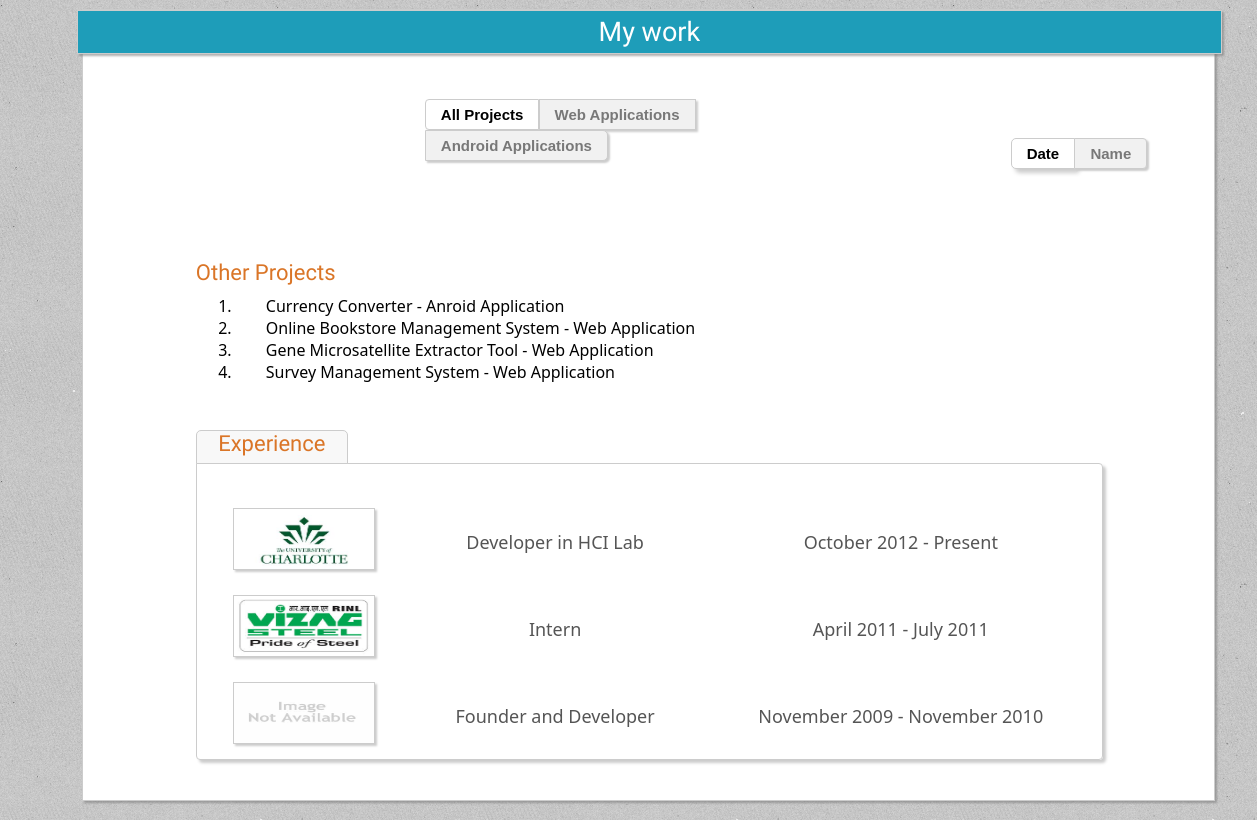
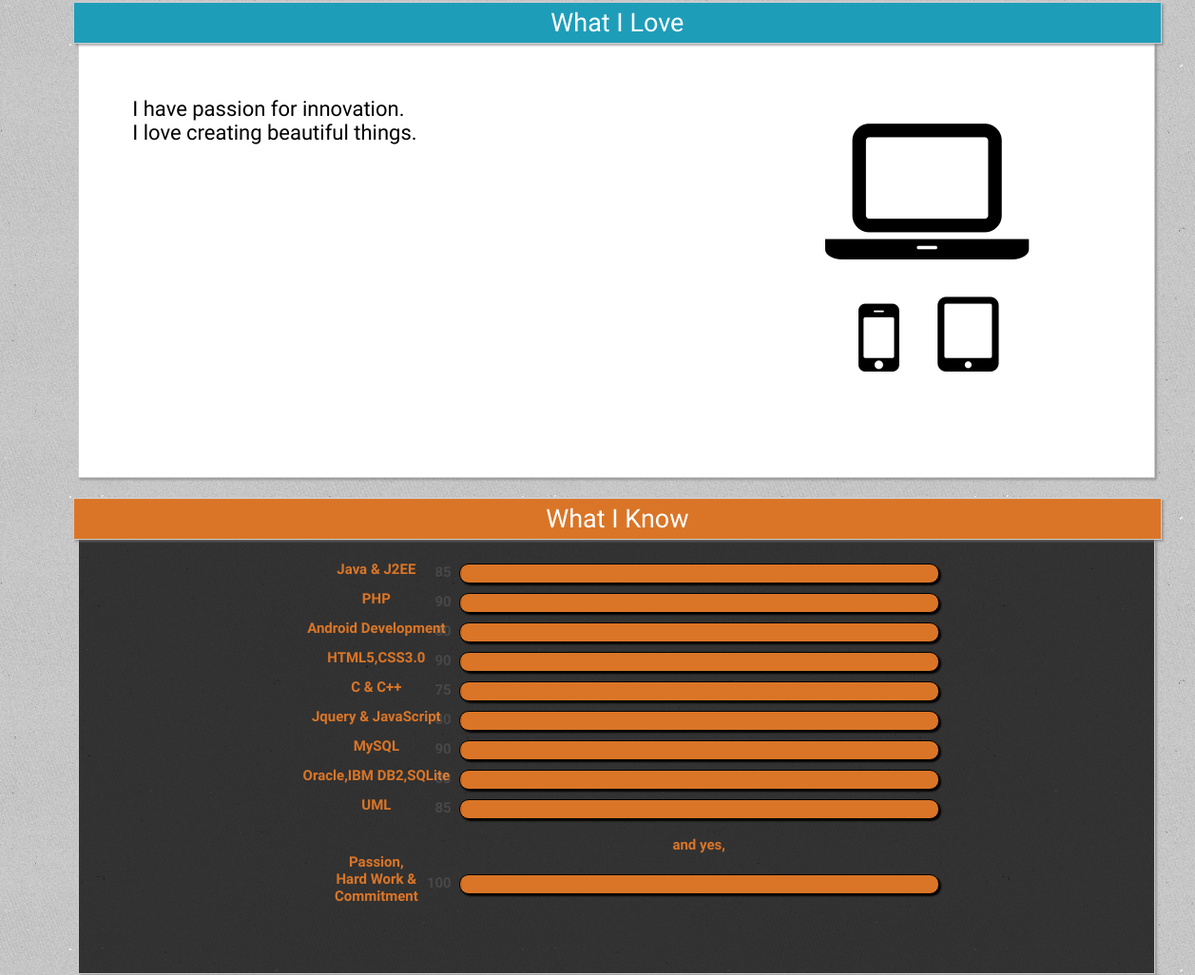
The app's page / (middle part), older data (2 pictures, top to bottom).
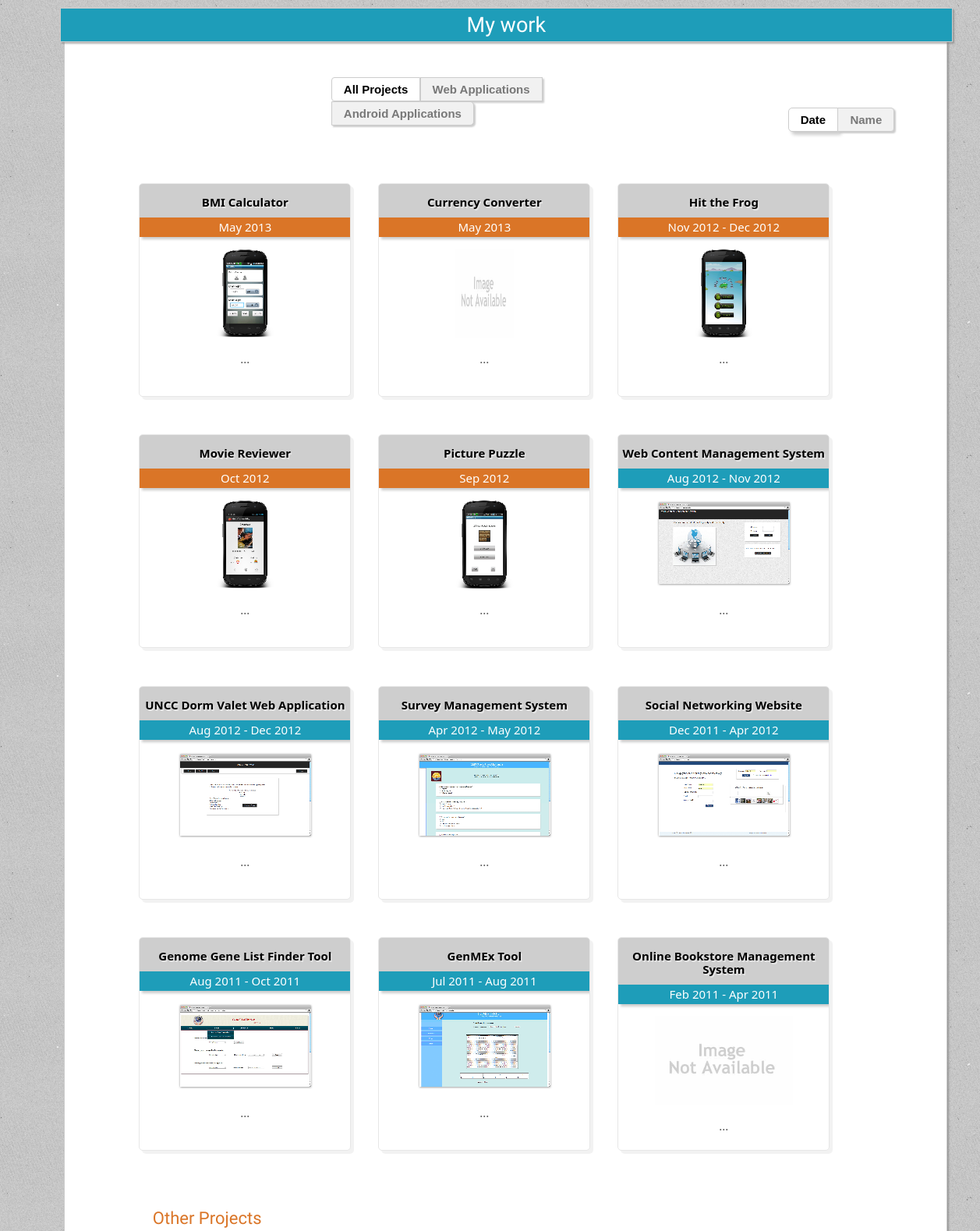
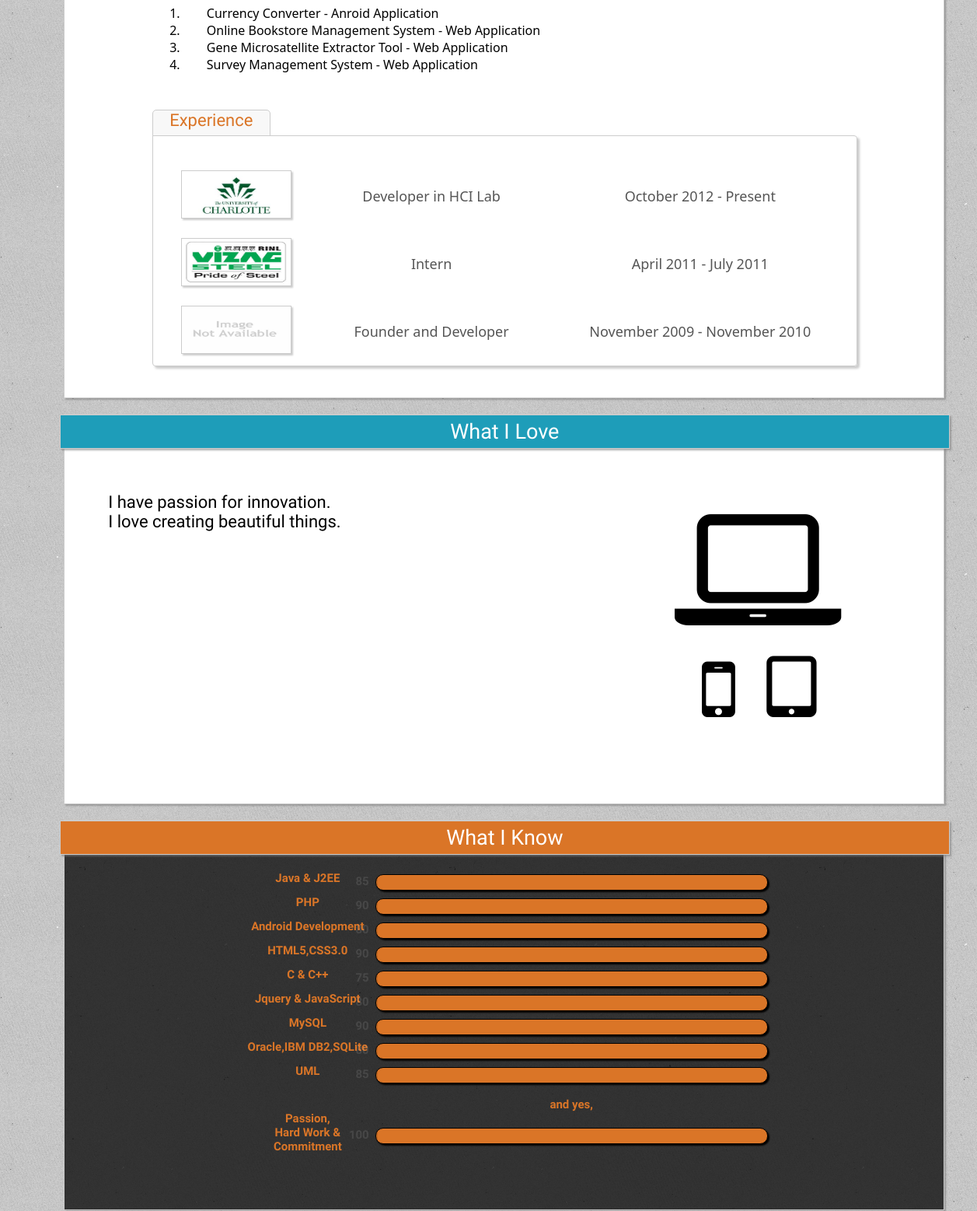
The same page, newer data (2 pictures, top to bottom).
### tables this page shows
CREATE TABLE IF NOT EXISTS `projectthumbs` (
  `ProjectID` int(11) NOT NULL,
  `MainThumb` varchar(150) NOT NULL DEFAULT 'images/thumbs/default_thumb.png',
  PRIMARY KEY (`ProjectID`)
);

CREATE TABLE IF NOT EXISTS `projectdetails` (
  `ProjectID` int(11) NOT NULL AUTO_INCREMENT,
  `ProjectName` varchar(150) NOT NULL,
  `ProjectType` varchar(30) NOT NULL DEFAULT 'web',
  `ProjectRating` decimal(4,2) NOT NULL DEFAULT '5.00',
  `ProjectStartDate` date NOT NULL,
  `ProjectEndDate` date DEFAULT NULL,
  `ProjectTools` varchar(200) DEFAULT NULL,
  `ProjectDesc` text NOT NULL,
  `ProjectURL` varchar(150) NOT NULL DEFAULT 'https://github.com/trnkarthik',
  `Visibility` tinyint(1) NOT NULL DEFAULT '1',
  PRIMARY KEY (`ProjectID`)
);

### includes/my_work.php (the view, shortened to what this page needs)
		<link rel="stylesheet" type="text/css" href="css/products_support_for_quicksand.css" />
		<link href="css/jquery-ui-1.10.1.custom.min.css" rel="stylesheet">
                <link href="css/jquery-ui-1.10.1.custom.css" rel="stylesheet">
                <link rel="stylesheet" href="css/prettyPhoto.css" type="text/css" media="screen" title="prettyPhoto main stylesheet" charset="utf-8" />
                <link rel="stylesheet" href="css/my_work_style.css" type="text/css" media="screen" title="prettyPhoto main stylesheet" charset="utf-8" />
<div id="my_work_link" class="section_link" style="margin-top: -50px;"></div>
<div id="my_work" class="section">
    <div class="section_title">My work</div>
    <div>
        <form id="filter">
    <div id="radio">
      <fieldset id="filter_by_type">
            <label for="radio1">All Projects</label>
            <label for="radio2">Web Applications</label>
            <label for="radio3"
		  style="border-bottom-right-radius: 5px;
		  border-top-right-radius: 5px;"
		  >Android Applications</label>
      </fieldset>
      <fieldset id="filter_by_sort">
	 <input type="radio" id="radio4" name="sort" filters="sort" value="size" checked="checked"/><label for="radio4"
		  style="border-bottom-left-radius: 5px;
		  border-top-left-radius: 5px;"
	 >Date</label>
	 <input type="radio" id="radio5" name="sort" filters="sort" value="name"/><label for="radio5">Name</label>
      </fieldset>
    </div>
</form>
        <ul id="applications" class="image-grid gallery clearfix">
            <?php
            $get_projects_query ="SELECT pd.ProjectName,pd.ProjectType,pd.ProjectID,
                                ((YEAR(pd.ProjectStartDate)*12)+MONTH(pd.ProjectStartDate)),
                                pd.ProjectStartDate,pt.mainthumb,LEFT(pd.ProjectMiniDesc,67),
                                pd.ProjectEndDate
                                FROM projectthumbs pt, projectdetails pd
                                WHERE pd.projectid = pt.projectid
                                AND pd.visibility =1
                                order by ProjectStartDate desc";
            $get_projects = mysql_query($get_projects_query);
            for ($i=0; $row = mysql_fetch_array($get_projects); $i++) {
                if(file_exists($row[5])){
                    $temp_url = $row[5];
                }
                else{
                    $temp_url = "images/thumbs/default_thumb.png";
                }
               ?>
                   <li data-id="id-<?php echo $i ?>" data-type="<?php echo $row[1]; ?>">
                        <a href="project.php?id=<?php echo $row[2] ?>">
                           <strong><?php echo $row[0]; ?></strong>
                        <div class="project_period_<?php echo $row[1]; ?>">
                                                                <?php
                                                                echo date("M Y",strtotime($row[4]));
                                                                if($row[7]!=null)
                                                                {
                                                                    echo " - ".date("M Y",strtotime($row[7]));
                                                                }
                                                                ?>
                                                                </div>
                        <img src="<?php echo $temp_url; ?>" <?php
                                                        if($row[1]=='web'){
                                                            echo "width='177' height='115'";
                                                        }
                                                        else if($row[1]=='android'){
                                                            echo "width='75' height='115'";
                                                        }
                                                        ?> alt="" />
                        <div ><?php echo strip_tags($row[6])."..."; ?></div>
                        </a>
                   </li>
            <?php
            }
            ?>
        </ul>
    </div>
        <div class="other_projects">
            Other Projects
            <ol>
                <li>
                    Currency Converter - Anroid Application
                </li>
                <li>
                    Online Bookstore Management System - Web Application
                </li>
                <li>
                    Gene Microsatellite Extractor Tool - Web Application
                </li>
                <li>
                    Survey Management System - Web Application
                </li>
            </ol>
        </div>
    <?php include("includes/my_experience.php");?>

### index.php (shortened to what this page needs)
<!DOCTYPE html>
<html lang="en">
    <head>
        <link rel="stylesheet" type="text/css" href="css/demo.css" />
        <link rel="stylesheet" type="text/css" href="css/style_alt.css" />
	<link rel="stylesheet" href="font-awesome/css/font-awesome.min.css">
	<link rel="stylesheet" href="css/my_main_style.css">
    </head>
    <body>
		 <?php include("includes/my_work.php");?>
		 <?php include("includes/what_i_love.php");?>
		 <?php include("includes/what_i_know.php");?>
		 <?php include("includes/awards.php");?>
    </body>
</html>

### includes/my_experience.php (shortened to what this page needs)
        <div class="blocks" style="margin-bottom: 90px;">
			<div class="block_title">Experience</div>
			<table width=100%>
			    <tr>
				<td>
                                    <a rel="prettyPhoto[ajax]" href="experience.php?ajax=true&width=65%&height=65%&id=1">
                                    <img src="images/uncc_logo.gif" width=140px height=60px>
                                    </a>
                                </td>
				<td>
                                    <a rel="prettyPhoto[ajax]" href="experience.php?ajax=true&width=65%&height=65%&id=1">
                                    Developer in HCI Lab
                                    </a>
                                </td>
				<td>
                                    <a rel="prettyPhoto[ajax]" href="experience.php?ajax=true&width=65%&height=65%&id=1">
                                    October 2012 - Present
                                    </a>
                                </td>
			    </tr>
			    <tr>
				<td>
                                    <a rel="prettyPhoto[ajax]" href="experience.php?ajax=true&width=65%&height=65%&id=2">
                                    <img src="images/steel_plant_logo.jpg" width=140px height=60px>
                                    </a>
                                </td>
				<td>
                                    <a rel="prettyPhoto[ajax]" href="experience.php?ajax=true&width=65%&height=65%&id=2">
                                    Intern
                                    </a>
                                </td>
				<td>
                                    <a rel="prettyPhoto[ajax]" href="experience.php?ajax=true&width=65%&height=65%&id=2">
                                    April 2011 - July 2011
                                    </a>
                                </td>
			    </tr>
                            <tr>
				<td>
                                    <a rel="prettyPhoto[ajax]" href="experience.php?ajax=true&width=65%&height=65%&id=3">
                                    <img src="images/thumbs/default_thumb.png" width=140px height=60px></td>
				<td>
                                    <a rel="prettyPhoto[ajax]" href="experience.php?ajax=true&width=65%&height=65%&id=3">
                                    Founder and Developer
                                    </a>
                                </td>
				<td>
                                    <a rel="prettyPhoto[ajax]" href="experience.php?ajax=true&width=65%&height=65%&id=3">
                                    November 2009 - November 2010
                                    </a>
                                </td>
			    </tr>
			</table>
	</div>
</div>

### includes/what_i_love.php
<div id="what_i_love_link" class="section_link"></div>
		 <div id="what_i_love" class="section">
		    <div class="section_title">What I Love</div>
			<div class="content_i_love">
			    I have passion for innovation.<br/>
			    I love creating beautiful things.
			</div>
			<div class="images_i_love">
			    <i class="icon-laptop" style="font-size: 200px;text-align: center"></i><br/>
			    <i class="icon-mobile-phone" style="font-size: 100px;text-align: center;padding: 35px;"></i>
			    <i class="icon-tablet" style="font-size: 100px;text-align: center"></i>
			</div>
		 </div>

### includes/what_i_know.php
<div id="what_i_know_link" class="section_link"></div>
		 <div id="what_i_know" class="section">
		    <div class="section_title_special">What I Know</div>
		    <div id="skill_table">
			    <table>
			        <tr>
			        	<td>Java & J2EE</td>
			        	<td>
					    <div class="outer_class">
						<div  class="graph" skill_level="85">
						    <span class="percentage">85</span>
						</div>
					    </div>
					</td>
			        </tr>
			        <tr>
					<td>PHP</td>
					<td>
					    <div class="outer_class">
						<div  class="graph" skill_level="90">
						    <span class="percentage">90</span>
						</div>
					    </div>
					</td>
			        </tr>
			        <tr>
					<td>Android Development</td>
					<td>
					    <div class="outer_class">
						<div  class="graph" skill_level="80">
						    <span class="percentage">80</span>
						</div>
					    </div>
					</td>
			        </tr>
			        <tr>
					<td>HTML5,CSS3.0</td>
					<td>
					    <div class="outer_class">
						<div  class="graph" skill_level="90">
						    <span class="percentage">90</span>
						</div>
					    </div>
					</td>
			        </tr>
				<tr>
					<td>C & C++ </td>
					<td>
					    <div class="outer_class">
						<div  class="graph" skill_level="75">
						    <span class="percentage">75</span>
						</div>
					    </div>
					</td>
			        </tr>
				<tr>
					<td>Jquery & JavaScript</td>
					<td>
					    <div class="outer_class">
						<div  class="graph" skill_level="80">
						    <span class="percentage">80</span>
						</div>
					    </div>
					</td>
			        </tr>
				<tr>
					<td>MySQL</span></td>
					<td>
					    <div class="outer_class">
						<div  class="graph" skill_level="90">
						    <span class="percentage">90</span>
						</div>
					    </div>
					</td>
			        </tr>
				<tr>
					<td>Oracle,IBM DB2,SQLite</td>
					<td>
					    <div class="outer_class">
						<div  class="graph" skill_level="80">
						    <span class="percentage">80</span>
						</div>
					    </div>
					</td>
			        </tr>
				<tr>
					<td>UML</td>
					<td>
					    <div class="outer_class">
						<div  class="graph" skill_level="85">
						    <span class="percentage">85</span>
						</div>
					    </div>
					</td>
			        </tr>
				<tr>
					<td></td>
					<td><br/>and yes,</td>
			        </tr>
				<tr>
					<td>Passion,<br/>Hard Work & Commitment</td>
					<td>
					    <div class="outer_class">
						<div  class="graph" skill_level="100">
						    <span class="percentage">100</span>
						</div>
					    </div>
					</td>
			        </tr>
			</table>
			</div>
    		 </div>

### includes/awards.php (shortened to what this page needs)
<div id="awards_link" class="section_link"></div>

### css/demo.css (style rules this page uses)
body { font-family: 'Open Sans Condensed','Arial Narrow', serif; background: #ddd url(../images/bg2.png) repeat; font-weight: 400; font-size: 15px; color: #333; -webkit-font-smoothing: antialiased; -moz-font-smoothing: antialiased; font-smoothing: antialiased; }
a { color: #555; text-decoration: none; }

### css/my_main_style.css (style rules this page uses)
#my_work { background: #FFF; position: relative; top: 0px; left: 6.5%; min-height: 500px; width: 90%; }
#what_i_love { background: #FFF; position: relative; top: 0px; left: 6.5%; min-height: 500px; width: 90%; }
#what_i_know { background: rgba(0, 0, 0, 0.75); position: relative; top: 0px; left: 6.5%; min-height: 500px; width: 90%; }
.section_link { background: #00FFF; position: relative; top: 0px; left: 6.5%; height: 60px; width: 90%; margin-top: -40px; }
.section { border: 1px solid #CCC; -webkit-box-shadow: 2px 2px 2px rgba(124, 124, 124, 0.6); -moz-box-shadow: 2px 2px 2px rgba(124, 124, 124, 0.6); box-shadow: 2px 2px 2px rgba(124, 124, 124, 0.6); }
ul { list-style-type: none; padding: 0px; }
.section_title { width: 101%; position: relative; background: #1E9DB9; color: #FFF; top: 0px; left: -0.5%; font-size: 27px; text-align: center; padding-top: 5px; padding-bottom: 5px; border: 1px solid #CCC; -webkit-box-shadow: 2px 2px 2px rgba(124, 124, 124, 0.6); -moz-box-shadow: 2px 2px 2px rgba(124, 124, 124, 0.6); box-shadow: 2px 2px 2px rgba(124, 124, 124, 0.6); }
.section_title_special { width: 101%; position: relative; background: #DA7527;; color: #FFF; top: 0px; left: -0.5%; font-size: 27px; text-align: center; padding-top: 5px; padding-bottom: 5px; border: 1px solid #CCC; -webkit-box-shadow: 2px 2px 2px rgba(124, 124, 124, 0.6); -moz-box-shadow: 2px 2px 2px rgba(124, 124, 124, 0.6); box-shadow: 2px 2px 2px rgba(124, 124, 124, 0.6); }
.graph { background: #07ADAD; border: 1px solid #000; border-radius: 10px; height: 15px; width: 0px; opacity: 0.1; }
.outer_class { background: #DA7527; border: 1px solid #000; margin-bottom: 10px; position: relative; top: 10px; border-radius: 10px; height: 15px; -webkit-box-shadow: 2px 2px 2px #000; -moz-box-shadow: 2px 2px 2px #000; box-shadow: 2px 2px 2px #000; width: 500px; padding-bottom: 3px; padding-top: 1px; padding-right: 3px; }
#skill_table { position: relative; top: 15px; left: 20%; width: 60%; margin-bottom: 40px; color: #DA7527; font-weight: bold; }
#skill_table table { margin: 0px auto; }
#skill_table td { text-align: center; }
.percentage { float: right; z-index: 10; color: #FFF; margin: -3px 10px; }
.blocks { position: relative; top: 50px; left: 10%; width: 80%; margin-bottom: 50px; color: #DA7527; font-weight: bold; border: 1px solid #CCC; border-radius: 4px; border-top-left-radius: 0px; -webkit-box-shadow: 3px 3px 3px #ccc; -moz-box-shadow: 3px 3px 3px #ccc; box-shadow: 3px 3px 3px #ccc; }
.block_title { position: relative; top: -34px; left: -1px; width: 150px; height: 32px; color: #DA7527; font-weight: bold; background: rgba(230, 230, 230, 0.3); border: 1px solid #CCC; border-top-left-radius: 5px; border-top-right-radius: 5px; text-align: center; font-weight: normal; font-size: 22px; }
td img { border: 1px solid #CCC; -webkit-box-shadow: 2px 2px 2px #CCC; }
.blocks table td { padding: 10px; text-align: center; font-size: 18px; font-weight: normal; }
.content_i_love { position: absolute; left: 5%; top: 20%; width: 57%; font-size: 22px; }
.images_i_love { position: absolute; left: 65%; top: 20%; width: 30%; font-size: 22px; padding-left: 50px; }

Row changes from the older to the newer data that the page shows:
added projectthumbs: ProjectID.ProjectName "BMI Calculator", ProjectID.ProjectStartDate "May 2013", MainThumb (picture)
added projectthumbs: ProjectID.ProjectName "Currency Converter", ProjectID.ProjectStartDate "May 2013"
added projectthumbs: ProjectID.ProjectName "Hit the Frog", ProjectID.ProjectStartDate "Nov 2012", ProjectID.ProjectEndDate "Dec 2012", MainThumb (picture)
added projectthumbs: ProjectID.ProjectName "Movie Reviewer", ProjectID.ProjectStartDate "Oct 2012", MainThumb (picture)
added projectthumbs: ProjectID.ProjectName "Picture Puzzle", ProjectID.ProjectStartDate "Sep 2012", MainThumb (picture)
added projectthumbs: ProjectID.ProjectName "Web Content Management System", ProjectID.ProjectStartDate "Aug 2012", ProjectID.ProjectEndDate "Nov 2012", MainThumb (picture)
added projectthumbs: ProjectID.ProjectName "UNCC Dorm Valet Web Application", ProjectID.ProjectStartDate "Aug 2012", ProjectID.ProjectEndDate "Dec 2012", MainThumb (picture)
added projectthumbs: ProjectID.ProjectName "Survey Management System", ProjectID.ProjectStartDate "Apr 2012", ProjectID.ProjectEndDate "May 2012", MainThumb (picture)
added projectthumbs: ProjectID.ProjectName "Social Networking Website", ProjectID.ProjectStartDate "Dec 2011", ProjectID.ProjectEndDate "Apr 2012", MainThumb (picture)
added projectthumbs: ProjectID.ProjectName "Genome Gene List Finder Tool", ProjectID.ProjectStartDate "Aug 2011", ProjectID.ProjectEndDate "Oct 2011", MainThumb (picture)
added projectthumbs: ProjectID.ProjectName "GenMEx Tool", ProjectID.ProjectStartDate "Jul 2011", ProjectID.ProjectEndDate "Aug 2011", MainThumb (picture)
added projectthumbs: ProjectID.ProjectName "Online Bookstore Management System", ProjectID.ProjectStartDate "Feb 2011", ProjectID.ProjectEndDate "Apr 2011"
